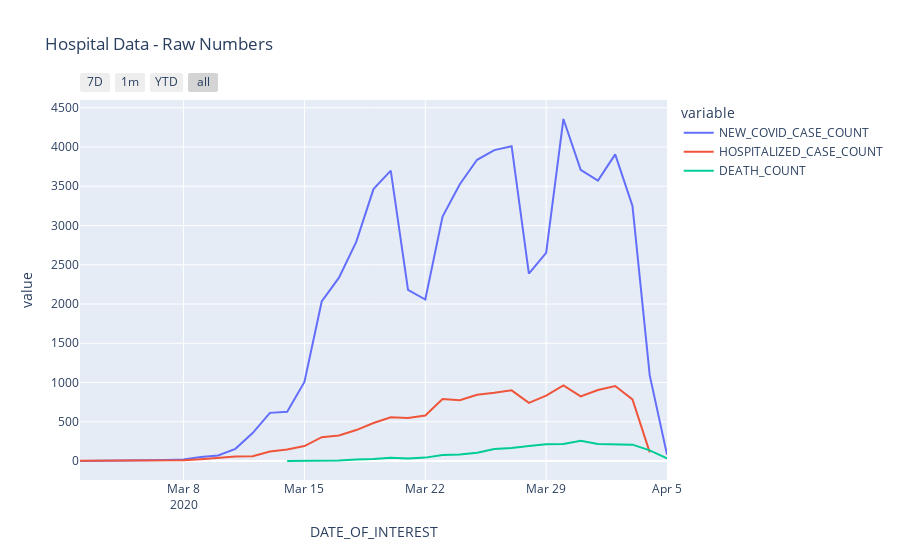

Source (notebook cell):
### Code cell
df_hosp['DATE_OF_INTEREST'] = pd.to_datetime(df_hosp['DATE_OF_INTEREST'])
df_hosp = pd.melt(df_hosp, id_vars=['DATE_OF_INTEREST'], value_vars=['NEW_COVID_CASE_COUNT', 'HOSPITALIZED_CASE_COUNT', 'DEATH_COUNT'])
fig = px.line(hosp, x="DATE_OF_INTEREST", y='value', color='variable', title="Hospital Data - Raw Numbers")
fig.update_layout(
    xaxis=dict(
        rangeselector=dict(
            buttons=list([
                dict(count=7,
                     label="7D",
                     step="day",
                     stepmode="backward"),
                dict(count=1,
                     label="1m",
                     step="month",
                     stepmode="backward"),
                dict(count=1,
                     label="YTD",
                     step="year",
                     stepmode="todate"),
                dict(step="all")
            ])
        ),
        type="date"
    )
)
fig.show()

### Figure 1 — Plotly figure (JSON) as saved in the notebook; plotly's stock layout.template omitted (floating-point values rounded to 4 significant figures)
{"data": [{"hoverlabel": {"namelength": 0}, "hovertemplate": "variable=NEW_COVID_CASE_COUNT<br>DATE_OF_INTEREST=%{x}<br>value=%{y}", "legendgroup": "NEW_COVID_CASE_COUNT", "line": {"color": "#636efa", "dash": "solid"}, "mode": "lines", "name": "NEW_COVID_CASE_COUNT", "showlegend": true, "type": "scatter", "x": ["2020-03-02T00:00:00", "2020-03-03T00:00:00", "2020-03-04T00:00:00", "2020-03-05T00:00:00", "2020-03-06T00:00:00", "2020-03-07T00:00:00", "2020-03-08T00:00:00", "2020-03-09T00:00:00", "2020-03-10T00:00:00", "2020-03-11T00:00:00", "2020-03-12T00:00:00", "2020-03-13T00:00:00", "2020-03-14T00:00:00", "2020-03-15T00:00:00", "2020-03-16T00:00:00", "2020-03-17T00:00:00", "2020-03-18T00:00:00", "2020-03-19T00:00:00", "2020-03-20T00:00:00", "2020-03-21T00:00:00", "2020-03-22T00:00:00", "2020-03-23T00:00:00", "2020-03-24T00:00:00", "2020-03-25T00:00:00", "2020-03-26T00:00:00", "2020-03-27T00:00:00", "2020-03-28T00:00:00", "2020-03-29T00:00:00", "2020-03-30T00:00:00", "2020-03-31T00:00:00", "2020-04-01T00:00:00", "2020-04-02T00:00:00", "2020-04-03T00:00:00", "2020-04-04T00:00:00", "2020-04-05T00:00:00"], "xaxis": "x", "y": [1, 2, 10, 2, 8, 13, 20, 53, 71, 156, 357, 614, 629, 1008, 2033, 2335, 2791, 3463, 3699, 2179, 2057, 3114, 3525, 3837, 3960, 4010, 2388, 2652, 4356, 3710, 3571, 3905, 3250, 1091, 82], "yaxis": "y"}, {"hoverlabel": {"namelength": 0}, "hovertemplate": "variable=HOSPITALIZED_CASE_COUNT<br>DATE_OF_INTEREST=%{x}<br>value=%{y}", "legendgroup": "HOSPITALIZED_CASE_COUNT", "line": {"color": "#EF553B", "dash": "solid"}, "mode": "lines", "name": "HOSPITALIZED_CASE_COUNT", "showlegend": true, "type": "scatter", "x": ["2020-03-02T00:00:00", "2020-03-03T00:00:00", "2020-03-04T00:00:00", "2020-03-05T00:00:00", "2020-03-06T00:00:00", "2020-03-07T00:00:00", "2020-03-08T00:00:00", "2020-03-09T00:00:00", "2020-03-10T00:00:00", "2020-03-11T00:00:00", "2020-03-12T00:00:00", "2020-03-13T00:00:00", "2020-03-14T00:00:00", "2020-03-15T00:00:00", "2020-03-16T00:00:00", "2020-03-17T00:00:00", "2020-03-18T00:00:00", "2020-03-19T00:00:00", "2020-03-20T00:00:00", "2020-03-21T00:00:00", "2020-03-22T00:00:00", "2020-03-23T00:00:00", "2020-03-24T00:00:00", "2020-03-25T00:00:00", "2020-03-26T00:00:00", "2020-03-27T00:00:00", "2020-03-28T00:00:00", "2020-03-29T00:00:00", "2020-03-30T00:00:00", "2020-03-31T00:00:00", "2020-04-01T00:00:00", "2020-04-02T00:00:00", "2020-04-03T00:00:00", "2020-04-04T00:00:00", "2020-04-05T00:00:00"], "xaxis": "x", "y": [3, 3, 5, 4, 5, 9, 12, 24, 38, 57, 61, 123, 148, 191, 304, 326, 395, 485, 558, 550, 581, 790, 774, 844, 870, 901, 741, 834, 963, 823, 905, 956, 786, 111, null], "yaxis": "y"}, {"hoverlabel": {"namelength": 0}, "hovertemplate": "variable=DEATH_COUNT<br>DATE_OF_INTEREST=%{x}<br>value=%{y}", "legendgroup": "DEATH_COUNT", "line": {"color": "#00cc96", "dash": "solid"}, "mode": "lines", "name": "DEATH_COUNT", "showlegend": true, "type": "scatter", "x": ["2020-03-02T00:00:00", "2020-03-03T00:00:00", "2020-03-04T00:00:00", "2020-03-05T00:00:00", "2020-03-06T00:00:00", "2020-03-07T00:00:00", "2020-03-08T00:00:00", "2020-03-09T00:00:00", "2020-03-10T00:00:00", "2020-03-11T00:00:00", "2020-03-12T00:00:00", "2020-03-13T00:00:00", "2020-03-14T00:00:00", "2020-03-15T00:00:00", "2020-03-16T00:00:00", "2020-03-17T00:00:00", "2020-03-18T00:00:00", "2020-03-19T00:00:00", "2020-03-20T00:00:00", "2020-03-21T00:00:00", "2020-03-22T00:00:00", "2020-03-23T00:00:00", "2020-03-24T00:00:00", "2020-03-25T00:00:00", "2020-03-26T00:00:00", "2020-03-27T00:00:00", "2020-03-28T00:00:00", "2020-03-29T00:00:00", "2020-03-30T00:00:00", "2020-03-31T00:00:00", "2020-04-01T00:00:00", "2020-04-02T00:00:00", "2020-04-03T00:00:00", "2020-04-04T00:00:00", "2020-04-05T00:00:00"], "xaxis": "x", "y": [null, null, null, null, null, null, null, null, null, 1, null, null, 2, 5, 9, 7, 21, 25, 43, 34, 44, 77, 84, 106, 155, 167, 191, 214, 218, 258, 217, 213, 209, 137, 34], "yaxis": "y"}], "layout": {"legend": {"title": {"text": "variable"}, "tracegroupgap": 0}, "title": {"text": "Hospital Data - Raw Numbers"}, "xaxis": {"anchor": "y", "domain": [0, 1], "rangeselector": {"buttons": [{"count": 7, "label": "7D", "step": "day", "stepmode": "backward"}, {"count": 1, "label": "1m", "step": "month", "stepmode": "backward"}, {"count": 1, "label": "YTD", "step": "year", "stepmode": "todate"}, {"step": "all"}]}, "title": {"text": "DATE_OF_INTEREST"}, "type": "date"}, "yaxis": {"anchor": "x", "domain": [0, 1], "title": {"text": "value"}}}}
